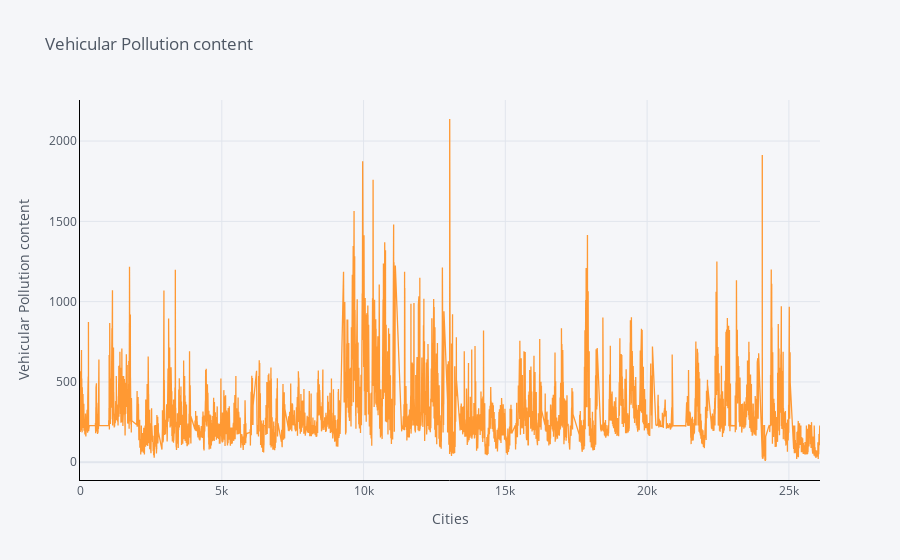
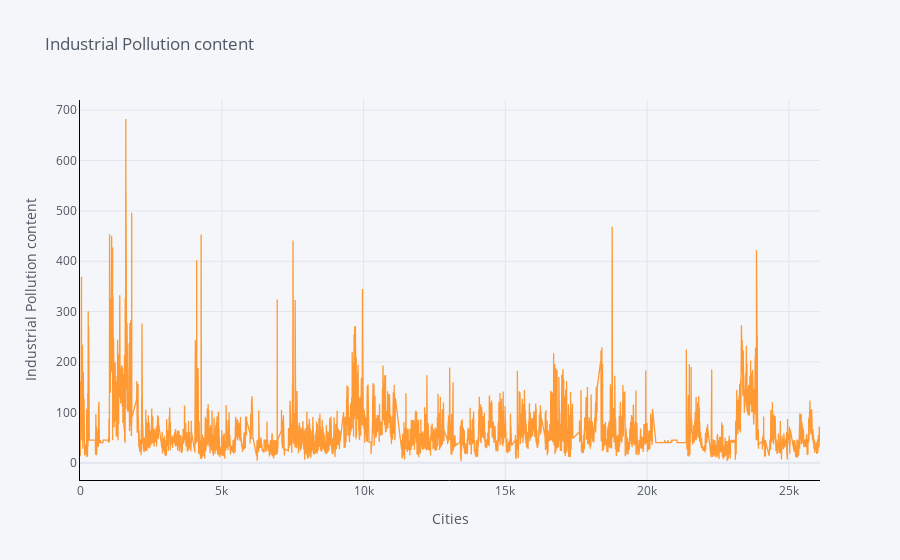

Notebook code cell kept with these figures, in order:
### Code cell
def ploting(var):
    df[var].iplot(title=var,xTitle='Cities',yTitle=var, linecolor='black', )
    plt.show()
ploting('Vehicular Pollution content')
ploting('Industrial Pollution content')

### Figure 1 — Plotly figure (JSON) as saved in the notebook; plotly's stock layout.template omitted (floating-point values rounded to 4 significant figures; data arrays with more than 128 entries replaced by an {"elided": "..."} marker saying what was removed)
{"data": [{"line": {"color": "rgba(255, 153, 51, 1.0)", "dash": "solid", "shape": "linear", "width": 1.3}, "mode": "lines", "name": "Vehicular Pollution content", "text": "", "type": "scatter", "x": {"elided": "23424 int values"}, "y": {"elided": "23424 float values"}}], "layout": {"legend": {"bgcolor": "#F5F6F9", "font": {"color": "#4D5663"}}, "paper_bgcolor": "#F5F6F9", "plot_bgcolor": "#F5F6F9", "title": {"font": {"color": "#4D5663"}, "text": "Vehicular Pollution content"}, "xaxis": {"gridcolor": "#E1E5ED", "linecolor": "black", "showgrid": true, "tickfont": {"color": "#4D5663"}, "title": {"font": {"color": "#4D5663"}, "text": "Cities"}, "zerolinecolor": "#E1E5ED", "type": "linear", "range": [0, 26097], "autorange": true}, "yaxis": {"gridcolor": "#E1E5ED", "linecolor": "black", "showgrid": true, "tickfont": {"color": "#4D5663"}, "title": {"font": {"color": "#4D5663"}, "text": "Vehicular Pollution content"}, "zerolinecolor": "#E1E5ED", "type": "linear", "range": [-110.4, 2256.0], "autorange": true}, "autosize": true}}

### Figure 2 — Plotly figure (JSON) as saved in the notebook; plotly's stock layout.template omitted (floating-point values rounded to 4 significant figures; data arrays with more than 128 entries replaced by an {"elided": "..."} marker saying what was removed)
{"data": [{"line": {"color": "rgba(255, 153, 51, 1.0)", "dash": "solid", "shape": "linear", "width": 1.3}, "mode": "lines", "name": "Industrial Pollution content", "text": "", "type": "scatter", "x": {"elided": "23424 int values"}, "y": {"elided": "23424 float values"}}], "layout": {"legend": {"bgcolor": "#F5F6F9", "font": {"color": "#4D5663"}}, "paper_bgcolor": "#F5F6F9", "plot_bgcolor": "#F5F6F9", "title": {"font": {"color": "#4D5663"}, "text": "Industrial Pollution content"}, "xaxis": {"gridcolor": "#E1E5ED", "linecolor": "black", "showgrid": true, "tickfont": {"color": "#4D5663"}, "title": {"font": {"color": "#4D5663"}, "text": "Cities"}, "zerolinecolor": "#E1E5ED", "type": "linear", "range": [0, 26097], "autorange": true}, "yaxis": {"gridcolor": "#E1E5ED", "linecolor": "black", "showgrid": true, "tickfont": {"color": "#4D5663"}, "title": {"font": {"color": "#4D5663"}, "text": "Industrial Pollution content"}, "zerolinecolor": "#E1E5ED", "type": "linear", "range": [-34.39, 720.2], "autorange": true}, "autosize": true}}
